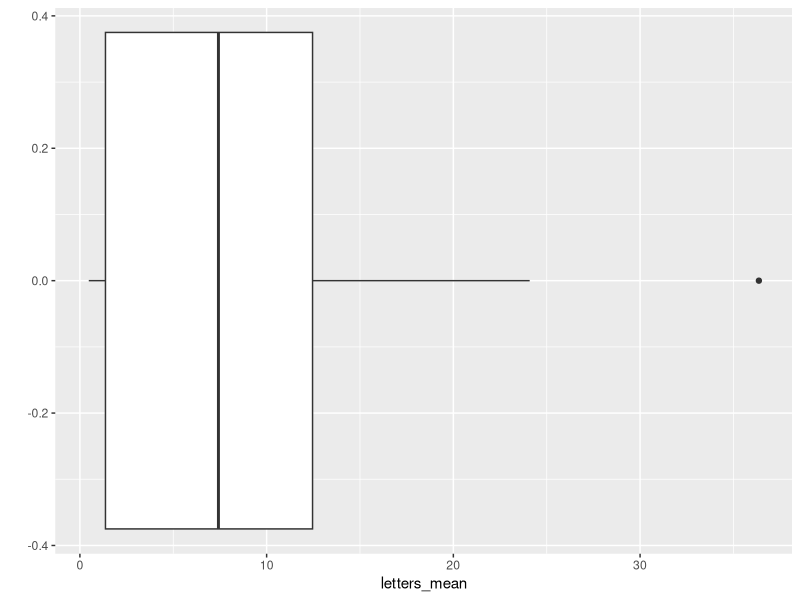

This chart was generated by the following R code:
{
  library(readr)
  library(ggplot2)
  # matrix stats has functions for getting colMedian and standard deviation
  library(matrixStats)
  library(knitr) # using this to make a table for my report.
  
  mydata <- read.csv("40294886_features.csv", row.names = NULL)
  calculated_features <- data.frame(mydata)
  colnames(calculated_features) <- c("Label", "Index", "nr_pix", "rows_with_1", "cols_with_1",
                                     "rows_with_3p", "cols_with_3p", "aspect_ratio", "neigh_1",
                                     "no_neigh_above","no_neigh_below","no_neigh_left","no_neigh_right",
                                     "no_neigh_horiz", "no_neigh_vert","connected_areas","eyes","custom")
  
  mydata[ , 3:18] <- as.numeric(mydata[ , 3,18])
  
  # 3.1
  general_histograms <- function(){
    # need to use ggplot to make each of these histograms better.
    nr_pix_hist <- hist(calculated_features$nr_pix, main = "Number of black pixels", xlab="Black pixel number", border = "blue", col = "green", las = 1)
    rows_with_1_hist <- hist(calculated_features$rows_with_1, main = "rows with 1 pixel", xlab = "Rows with 1 number", border = "blue", col = "green")
    cols_with_1_hist <- hist(calculated_features$cols_with_1, main = "columns with 1 pixel", xlab = "columns with 1 number", border = "blue", col = "green")
    rows_with_3p_hist <- hist(calculated_features$rows_with_3p, main = "rows with 3 pixels or more", xlab = "rows with 3 pixels or more", border = "blue", col = "green")
    cols_with_3p_hist <- hist(calculated_features$cols_with_3p, main = "columns with 3 pixels of more", xlab = "columns with 3 pixels or more", border = "blue", col = "green")
    aspect_ratio_hist <- hist(calculated_features$aspect_ratio, main = "aspect ratios", xlab = "aspect ratio", border = "blue", col = "green")
    
    print(nr_pix_hist)
    print(rows_with_1_hist)
    print(cols_with_1_hist)
    print(rows_with_3p_hist)
    print(cols_with_3p_hist)
    print(aspect_ratio_hist)
  }
  
  #general_histograms()
  
  # 3.2
  letters_calculated_features <- calculated_features[1:80,]
  non_letters_calculated_features<- calculated_features[81:140,]
  letters_calculated_features[, 18] <- as.numeric(letters_calculated_features[ , 18])
  non_letters_calculated_features[ , 18] <- as.numeric(non_letters_calculated_features[ , 18])
  
  # # get the mean of each column
  letters_mean <- c(colMeans(letters_calculated_features[ , 3:18]))
  non_letters_mean <- c(colMeans(non_letters_calculated_features[ , 3:18]))
  
  # get the medians of each column
  letters_median <- c(colMedians(as.matrix(letters_calculated_features[ , 3:18])))
  non_letters_median <- c(colMedians(as.matrix(non_letters_calculated_features[ , 3:18])))

  #get the standard deviation of each column
  letters_sd <- colSds(as.matrix(letters_calculated_features[, 3:18][sapply(letters_calculated_features[ , 3:18 ], is.numeric)]))
  non_letters_sd <- colSds(as.matrix(non_letters_calculated_features[ , 3:18][sapply(non_letters_calculated_features[ , 3:18], is.numeric)]))
  
  # printing tables containing the results for standard_deviation, mean, median for both letters and
  # non letters.
  # source for making tables: https://www.youtube.com/watch?v=hNgeVLotABg
  table = matrix(NA, nrow = 16, ncol = 0)
  rownames(table) = c("nr_pix", "rows_with_1", "cols_with_1",
                                     "rows_with_3p", "cols_with_3p", "aspect_ratio", "neigh_1",
                                     "no_neigh_above","no_neigh_below","no_neigh_left","no_neigh_right",
                                     "no_neigh_horiz", "no_neigh_vert","connected_areas","eyes","custom")
  
  
  table <- cbind(table, letters_mean)
  table <- cbind(table, non_letters_mean)
  table <- cbind(table, letters_median)
  table <- cbind(table, non_letters_median)
  table <- cbind(table, letters_sd)
  table <- cbind(table, non_letters_sd)
  
  features_table<-kable(table, caption = "This table shows the letter and non letters mean, median and standard deviation for each of the feature calculations")
  
  
  print(table)
  
  # cols with 1, no_neigh_vert and connected_areas seems to be the features with the greates differences and may be the easiest features for
  # discriminating whether an image is a letter or a non letter image.
  
  # density plots for mean, median and standard deviation of cols with 1 for letters and non letters
  
  # box plot for mean cols with 1
  qplot(data = table, x = letters_mean, geom = "boxplot")
  
  
  
  
}
